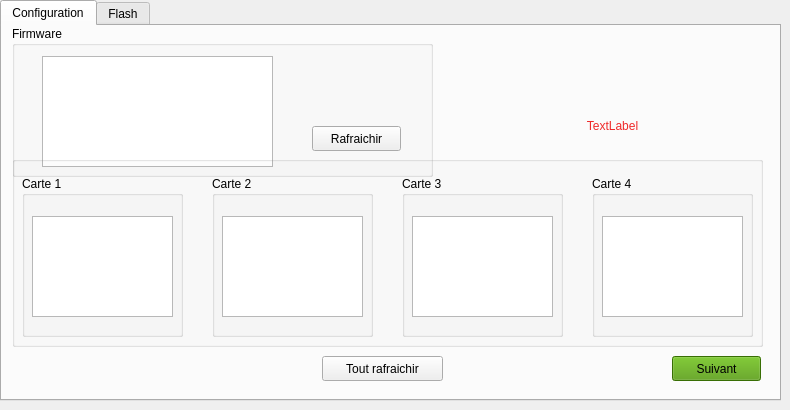
<?xml version="1.0" encoding="UTF-8"?>
<ui version="4.0">
 <class>Form_All</class>
 <widget class="QWidget" name="Form_All">
  <property name="geometry">
   <rect>
    <x>0</x>
    <y>0</y>
    <width>790</width>
    <height>410</height>
   </rect>
  </property>
  <property name="windowTitle">
   <string>Flash ESP</string>
  </property>
  <widget class="QTabWidget" name="tabWidget">
   <property name="geometry">
    <rect>
     <x>0</x>
     <y>0</y>
     <width>781</width>
     <height>401</height>
    </rect>
   </property>
   <property name="currentIndex">
    <number>0</number>
   </property>
   <property name="tabBarAutoHide">
    <bool>false</bool>
   </property>
   <widget class="QWidget" name="tab">
    <attribute name="title">
     <string>Configuration</string>
    </attribute>
    <widget class="QPushButton" name="pushButton_refreshAll">
     <property name="geometry">
      <rect>
       <x>320</x>
       <y>330</y>
       <width>121</width>
       <height>25</height>
      </rect>
     </property>
     <property name="text">
      <string>Tout rafraichir</string>
     </property>
    </widget>
    <widget class="QGroupBox" name="groupBox">
     <property name="geometry">
      <rect>
       <x>10</x>
       <y>0</y>
       <width>421</width>
       <height>151</height>
      </rect>
     </property>
     <property name="title">
      <string>Firmware</string>
     </property>
     <widget class="QListWidget" name="listWidget_firmware">
      <property name="geometry">
       <rect>
        <x>30</x>
        <y>30</y>
        <width>231</width>
        <height>111</height>
       </rect>
      </property>
     </widget>
     <widget class="QPushButton" name="pushButton_firmware_refresh">
      <property name="geometry">
       <rect>
        <x>300</x>
        <y>100</y>
        <width>89</width>
        <height>25</height>
       </rect>
      </property>
      <property name="text">
       <string>Rafraichir</string>
      </property>
     </widget>
    </widget>
    <widget class="QPushButton" name="pushButton_next">
     <property name="geometry">
      <rect>
       <x>670</x>
       <y>330</y>
       <width>89</width>
       <height>25</height>
      </rect>
     </property>
     <property name="styleSheet">
      <string notr="true">background : rgb(78, 154, 6)</string>
     </property>
     <property name="text">
      <string>Suivant</string>
     </property>
    </widget>
    <widget class="QGroupBox" name="groupBox_2">
     <property name="geometry">
      <rect>
       <x>10</x>
       <y>130</y>
       <width>751</width>
       <height>191</height>
      </rect>
     </property>
     <property name="title">
      <string/>
     </property>
     <widget class="QGroupBox" name="groupBox_carte_1">
      <property name="geometry">
       <rect>
        <x>10</x>
        <y>20</y>
        <width>161</width>
        <height>161</height>
       </rect>
      </property>
      <property name="title">
       <string>Carte 1</string>
      </property>
      <widget class="QListWidget" name="listWidget_com_1">
       <property name="geometry">
        <rect>
         <x>10</x>
         <y>40</y>
         <width>141</width>
         <height>101</height>
        </rect>
       </property>
      </widget>
     </widget>
     <widget class="QGroupBox" name="groupBox_carte_4">
      <property name="geometry">
       <rect>
        <x>580</x>
        <y>20</y>
        <width>161</width>
        <height>161</height>
       </rect>
      </property>
      <property name="title">
       <string>Carte 4</string>
      </property>
      <widget class="QListWidget" name="listWidget_com_4">
       <property name="geometry">
        <rect>
         <x>10</x>
         <y>40</y>
         <width>141</width>
         <height>101</height>
        </rect>
       </property>
      </widget>
     </widget>
     <widget class="QGroupBox" name="groupBox_carte_3">
      <property name="geometry">
       <rect>
        <x>390</x>
        <y>20</y>
        <width>161</width>
        <height>161</height>
       </rect>
      </property>
      <property name="title">
       <string>Carte 3</string>
      </property>
      <widget class="QListWidget" name="listWidget_com_3">
       <property name="geometry">
        <rect>
         <x>10</x>
         <y>40</y>
         <width>141</width>
         <height>101</height>
        </rect>
       </property>
      </widget>
     </widget>
     <widget class="QGroupBox" name="groupBox_carte_2">
      <property name="geometry">
       <rect>
        <x>200</x>
        <y>20</y>
        <width>161</width>
        <height>161</height>
       </rect>
      </property>
      <property name="title">
       <string>Carte 2</string>
      </property>
      <widget class="QListWidget" name="listWidget_com_2">
       <property name="geometry">
        <rect>
         <x>10</x>
         <y>40</y>
         <width>141</width>
         <height>101</height>
        </rect>
       </property>
      </widget>
     </widget>
    </widget>
    <widget class="QLabel" name="label_error">
     <property name="geometry">
      <rect>
       <x>450</x>
       <y>90</y>
       <width>321</width>
       <height>20</height>
      </rect>
     </property>
     <property name="styleSheet">
      <string notr="true">color : rgb(239, 41, 41)</string>
     </property>
     <property name="text">
      <string>TextLabel</string>
     </property>
     <property name="alignment">
      <set>Qt::AlignCenter</set>
     </property>
    </widget>
   </widget>
   <widget class="QWidget" name="tab_2">
    <attribute name="title">
     <string>Flash</string>
    </attribute>
    <widget class="QPushButton" name="pushButton_flashAll">
     <property name="geometry">
      <rect>
       <x>670</x>
       <y>310</y>
       <width>101</width>
       <height>41</height>
      </rect>
     </property>
     <property name="styleSheet">
      <string notr="true">background : rgb(78, 154, 6)</string>
     </property>
     <property name="text">
      <string>Flash All</string>
     </property>
    </widget>
    <widget class="QFrame" name="frame_1">
     <property name="geometry">
      <rect>
       <x>20</x>
       <y>0</y>
       <width>611</width>
       <height>91</height>
      </rect>
     </property>
     <property name="frameShape">
      <enum>QFrame::StyledPanel</enum>
     </property>
     <property name="frameShadow">
      <enum>QFrame::Raised</enum>
     </property>
     <widget class="QListWidget" name="listWidget_flash_carte_1">
      <property name="geometry">
       <rect>
        <x>170</x>
        <y>1</y>
        <width>441</width>
        <height>91</height>
       </rect>
      </property>
     </widget>
     <widget class="QWidget" name="widget" native="true">
      <property name="geometry">
       <rect>
        <x>10</x>
        <y>0</y>
        <width>161</width>
        <height>91</height>
       </rect>
      </property>
      <widget class="QPushButton" name="pushButton_Flash_1">
       <property name="geometry">
        <rect>
         <x>30</x>
         <y>40</y>
         <width>89</width>
         <height>41</height>
        </rect>
       </property>
       <property name="styleSheet">
        <string notr="true">background : rgb(138, 226, 52)</string>
       </property>
       <property name="text">
        <string>Flash</string>
       </property>
      </widget>
      <widget class="QLabel" name="label_flash_1">
       <property name="geometry">
        <rect>
         <x>-10</x>
         <y>0</y>
         <width>71</width>
         <height>31</height>
        </rect>
       </property>
       <property name="font">
        <font>
         <pointsize>10</pointsize>
        </font>
       </property>
       <property name="text">
        <string>Carte 1</string>
       </property>
       <property name="alignment">
        <set>Qt::AlignCenter</set>
       </property>
      </widget>
      <widget class="QLabel" name="label_finish_1">
       <property name="geometry">
        <rect>
         <x>0</x>
         <y>20</y>
         <width>151</width>
         <height>20</height>
        </rect>
       </property>
       <property name="font">
        <font>
         <pointsize>10</pointsize>
        </font>
       </property>
       <property name="styleSheet">
        <string notr="true">color : rgb(78, 154, 6)</string>
       </property>
       <property name="text">
        <string>Terminer</string>
       </property>
       <property name="alignment">
        <set>Qt::AlignCenter</set>
       </property>
      </widget>
     </widget>
    </widget>
    <widget class="QFrame" name="frame_2">
     <property name="geometry">
      <rect>
       <x>20</x>
       <y>90</y>
       <width>611</width>
       <height>91</height>
      </rect>
     </property>
     <property name="frameShape">
      <enum>QFrame::StyledPanel</enum>
     </property>
     <property name="frameShadow">
      <enum>QFrame::Raised</enum>
     </property>
     <widget class="QListWidget" name="listWidget_flash_carte_22">
      <property name="geometry">
       <rect>
        <x>170</x>
        <y>0</y>
        <width>441</width>
        <height>91</height>
       </rect>
      </property>
     </widget>
     <widget class="QWidget" name="widget_3" native="true">
      <property name="geometry">
       <rect>
        <x>10</x>
        <y>0</y>
        <width>161</width>
        <height>91</height>
       </rect>
      </property>
      <widget class="QPushButton" name="pushButton_Flash_22">
       <property name="geometry">
        <rect>
         <x>30</x>
         <y>40</y>
         <width>89</width>
         <height>41</height>
        </rect>
       </property>
       <property name="styleSheet">
        <string notr="true">background : rgb(138, 226, 52)</string>
       </property>
       <property name="text">
        <string>Flash</string>
       </property>
      </widget>
      <widget class="QLabel" name="label_flash_2">
       <property name="geometry">
        <rect>
         <x>-10</x>
         <y>0</y>
         <width>71</width>
         <height>31</height>
        </rect>
       </property>
       <property name="font">
        <font>
         <pointsize>10</pointsize>
        </font>
       </property>
       <property name="text">
        <string>Carte 2</string>
       </property>
       <property name="alignment">
        <set>Qt::AlignCenter</set>
       </property>
      </widget>
      <widget class="QLabel" name="label_finish_22">
       <property name="geometry">
        <rect>
         <x>0</x>
         <y>20</y>
         <width>151</width>
         <height>20</height>
        </rect>
       </property>
       <property name="font">
        <font>
         <pointsize>10</pointsize>
        </font>
       </property>
       <property name="styleSheet">
        <string notr="true">color : rgb(78, 154, 6)</string>
       </property>
       <property name="text">
        <string>Terminer</string>
       </property>
       <property name="alignment">
        <set>Qt::AlignCenter</set>
       </property>
      </widget>
     </widget>
    </widget>
    <widget class="QFrame" name="frame_3">
     <property name="geometry">
      <rect>
       <x>20</x>
       <y>180</y>
       <width>611</width>
       <height>91</height>
      </rect>
     </property>
     <property name="frameShape">
      <enum>QFrame::StyledPanel</enum>
     </property>
     <property name="frameShadow">
      <enum>QFrame::Raised</enum>
     </property>
     <widget class="QListWidget" name="listWidget_flash_carte_33">
      <property name="geometry">
       <rect>
        <x>170</x>
        <y>0</y>
        <width>441</width>
        <height>91</height>
       </rect>
      </property>
     </widget>
     <widget class="QWidget" name="widget_4" native="true">
      <property name="geometry">
       <rect>
        <x>10</x>
        <y>0</y>
        <width>161</width>
        <height>91</height>
       </rect>
      </property>
      <widget class="QPushButton" name="pushButton_Flash_33">
       <property name="geometry">
        <rect>
         <x>30</x>
         <y>40</y>
         <width>89</width>
         <height>41</height>
        </rect>
       </property>
       <property name="styleSheet">
        <string notr="true">background : rgb(138, 226, 52)</string>
       </property>
       <property name="text">
        <string>Flash</string>
       </property>
      </widget>
      <widget class="QLabel" name="label_flash_3">
       <property name="geometry">
        <rect>
         <x>-10</x>
         <y>0</y>
         <width>71</width>
         <height>31</height>
        </rect>
       </property>
       <property name="font">
        <font>
         <pointsize>10</pointsize>
        </font>
       </property>
       <property name="text">
        <string>Carte 3</string>
       </property>
       <property name="alignment">
        <set>Qt::AlignCenter</set>
       </property>
      </widget>
      <widget class="QLabel" name="label_finish_33">
       <property name="geometry">
        <rect>
         <x>0</x>
         <y>20</y>
         <width>151</width>
         <height>20</height>
        </rect>
       </property>
       <property name="font">
        <font>
         <pointsize>10</pointsize>
        </font>
       </property>
       <property name="styleSheet">
        <string notr="true">color : rgb(78, 154, 6)</string>
       </property>
       <property name="text">
        <string>Terminer</string>
       </property>
       <property name="alignment">
        <set>Qt::AlignCenter</set>
       </property>
      </widget>
     </widget>
    </widget>
    <widget class="QFrame" name="frame_4">
     <property name="geometry">
      <rect>
       <x>20</x>
       <y>270</y>
       <width>611</width>
       <height>91</height>
      </rect>
     </property>
     <property name="frameShape">
      <enum>QFrame::StyledPanel</enum>
     </property>
     <property name="frameShadow">
      <enum>QFrame::Raised</enum>
     </property>
     <widget class="QListWidget" name="listWidget_flash_carte_44">
      <property name="geometry">
       <rect>
        <x>170</x>
        <y>1</y>
        <width>441</width>
        <height>90</height>
       </rect>
      </property>
     </widget>
     <widget class="QWidget" name="widget_5" native="true">
      <property name="geometry">
       <rect>
        <x>10</x>
        <y>0</y>
        <width>161</width>
        <height>91</height>
       </rect>
      </property>
      <widget class="QPushButton" name="pushButton_Flash_44">
       <property name="geometry">
        <rect>
         <x>30</x>
         <y>40</y>
         <width>89</width>
         <height>41</height>
        </rect>
       </property>
       <property name="styleSheet">
        <string notr="true">background : rgb(138, 226, 52)</string>
       </property>
       <property name="text">
        <string>Flash</string>
       </property>
      </widget>
      <widget class="QLabel" name="label_flash_4">
       <property name="geometry">
        <rect>
         <x>-10</x>
         <y>0</y>
         <width>71</width>
         <height>31</height>
        </rect>
       </property>
       <property name="font">
        <font>
         <pointsize>10</pointsize>
        </font>
       </property>
       <property name="text">
        <string>Carte 4</string>
       </property>
       <property name="alignment">
        <set>Qt::AlignCenter</set>
       </property>
      </widget>
      <widget class="QLabel" name="label_finish_44">
       <property name="geometry">
        <rect>
         <x>0</x>
         <y>20</y>
         <width>151</width>
         <height>20</height>
        </rect>
       </property>
       <property name="font">
        <font>
         <pointsize>10</pointsize>
        </font>
       </property>
       <property name="styleSheet">
        <string notr="true">color : rgb(78, 154, 6)</string>
       </property>
       <property name="text">
        <string>Terminer</string>
       </property>
       <property name="alignment">
        <set>Qt::AlignCenter</set>
       </property>
      </widget>
     </widget>
    </widget>
   </widget>
  </widget>
 </widget>
 <resources/>
 <connections/>
</ui>
